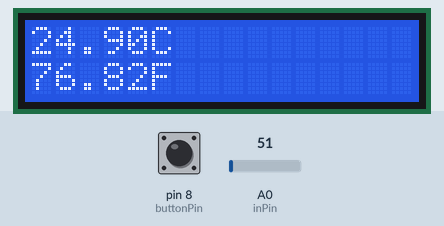
Recording of a sketch running on a simulated Arduino Uno, built with avr-gcc and run on an emulated ATmega328P. On the bench: 16×2 character LCD. The inputs (shaded band) are chosen by the test bench; at power-on: A0 (inPin) = 51, pin 8 (buttonPin) LOW. What the sketch prints to the serial monitor is not drawn.

Above: at 1.2 s.
1.3 s: A0 (inPin) set to 61
At 6.4 s:
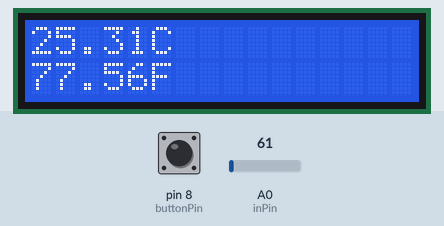
11.5 s: A0 (inPin) set to 71
At 20.9 s:
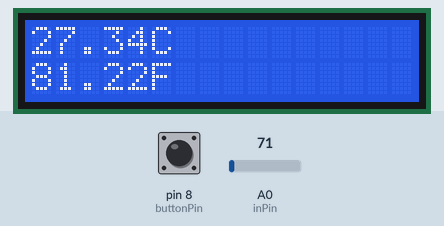
22.3 s: pin 8 (buttonPin) pulled HIGH for 3.2 s
At 26.2 s:
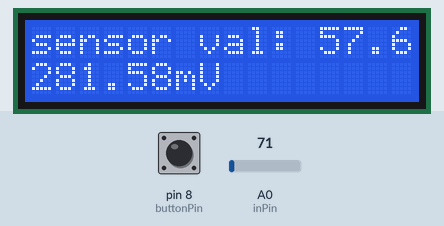
31.6 s: A0 (inPin) set to 86
At 35.4 s:
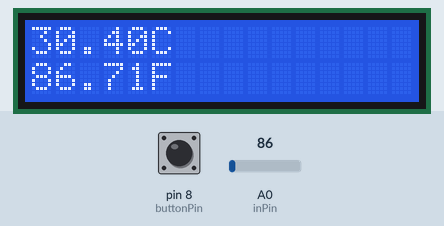
Timing chart, 0 to 36.9 s (numbered marks = the images above; inputs shaded):
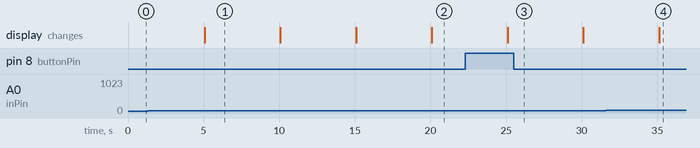

The sketch:

Basic_LCD.ino
```cpp
#include <LiquidCrystal.h>
#include <USBAPI.h>

LiquidCrystal lcd(12, 11, 5, 4, 3, 2); //Digital pins to which you connect the LCD
const int inPin = 0;                   // A0 is where you connect the sensor
const int buttonPin = 8;

const int arrayLength = 12;
int samples[arrayLength];
int sample = 0;

int sampleDelay = 5000;

void setup()
{
    Serial.begin(9600);
    lcd.begin(16,2);
    lcd.print("Initialized");

    pinMode(buttonPin, INPUT);

    for (int i = 0; i < arrayLength; ++i) {
        samples[i] = analogRead(inPin); // read the value from the sensor
    }
}

void sampleLM35()
{
    float value = analogRead(inPin); // read the value from the sensor
    if (sample < arrayLength - 1)
    {
        samples[sample] = value;
        Serial.print("value ");
        Serial.print(sample);
        Serial.print(": ");
        sample++;
        Serial.print(value);
        Serial.print("\n");
    }
    else
    {
        sample = 0;
    }
}

float averageSample()
{
    float sum = 0;
    for (int i = 0; i < arrayLength; ++i) {
        sum += samples[i];
    }
    return sum / arrayLength;
}

void loop()
{
    sampleLM35();
    float value = averageSample();
    Serial.print("avg: ");
    Serial.print(value);
    Serial.print ("     ---     ");
    float millivolts = (value / 1024.0) * 5000;
    if (digitalRead(buttonPin) == HIGH)
    {
        lcd.clear();
        lcd.setCursor(0, 0);
        lcd.print("sensor val: ");
        lcd.print(value);
        lcd.setCursor(0, 1);
        lcd.print(millivolts);
        lcd.print( "mV");
        delay(sampleDelay);
    }
    else {
        lcd.setCursor(0, 1);
        float celsius = millivolts / 10;
        lcd.clear();
        lcd.setCursor(0, 0);
        lcd.print(celsius);
        lcd.print("C");
        lcd.setCursor(0, 1);
        lcd.print((celsius * 9) / 5 + 32); //turning the celsius into fahrehait
        lcd.print("F");
        delay(sampleDelay);
    }
}
```

Basic_LCD_Basic_LCD.ino.cpp
```cpp
// automatically generated by arduino-cmake
#line 1 "/Users/aefreedman/Documents/CLionProjects/Basic_LCD/Basic_LCD.ino"
#include <LiquidCrystal.h>
#include <USBAPI.h>

#line 6 "/Users/aefreedman/Documents/CLionProjects/Basic_LCD/Basic_LCD_Basic_LCD.ino.cpp"
#include "Arduino.h"

//=== START Forward: /Users/aefreedman/Documents/CLionProjects/Basic_LCD/Basic_LCD.ino
 void setup() ;
 void setup() ;
 void sampleLM35() ;
 void sampleLM35() ;
 float averageSample() ;
 float averageSample() ;
 void loop() ;
 void loop() ;
//=== END Forward: /Users/aefreedman/Documents/CLionProjects/Basic_LCD/Basic_LCD.ino
#line 2 "/Users/aefreedman/Documents/CLionProjects/Basic_LCD/Basic_LCD.ino"


LiquidCrystal lcd(12, 11, 5, 4, 3, 2); //Digital pins to which you connect the LCD
const int inPin = 0;                   // A0 is where you connect the sensor
const int buttonPin = 8;

const int arrayLength = 12;
int samples[arrayLength];
int sample = 0;

int sampleDelay = 5000;

void setup()
{
    Serial.begin(9600);
    lcd.begin(16,2);
    lcd.print("Initialized");

    pinMode(buttonPin, INPUT);

    for (int i = 0; i < arrayLength; ++i) {
        samples[i] = analogRead(inPin); // read the value from the sensor
    }
}

void sampleLM35()
{
    float value = analogRead(inPin); // read the value from the sensor
    if (sample < arrayLength - 1)
    {
        samples[sample] = value;
        Serial.print("value ");
        Serial.print(sample);
        Serial.print(": ");
        sample++;
        Serial.print(value);
        Serial.print("\n");
    }
    else
    {
        sample = 0;
    }
}

float averageSample()
{
    float sum = 0;
    for (int i = 0; i < arrayLength; ++i) {
        sum += samples[i];
    }
    return sum / arrayLength;
}

void loop()
{
    sampleLM35();
    float value = averageSample();
    Serial.print("avg: ");
    Serial.print(value);
    Serial.print ("     ---     ");
    float millivolts = (value / 1024.0) * 5000;
    if (digitalRead(buttonPin) == HIGH)
    {
        lcd.clear();
        lcd.setCursor(0, 0);
        lcd.print("sensor val: ");
        lcd.print(value);
        lcd.setCursor(0, 1);
        lcd.print(millivolts);
        lcd.print( "mV");
        delay(sampleDelay);
    }
    else {
        lcd.setCursor(0, 1);
        float celsius = millivolts / 10;
        lcd.clear();
        lcd.setCursor(0, 0);
        lcd.print(celsius);
        lcd.print("C");
        lcd.setCursor(0, 1);
        lcd.print((celsius * 9) / 5 + 32); //turning the celsius into fahrehait
        lcd.print("F");
        delay(sampleDelay);
    }
}
```

Measured:
- after the input at 1.3 s, the display: changes after 3.8 s (image 1)
- after the input at 22.3 s, the display: changes after 2.8 s (image 3)
- what the display in image 1 shows lasts 5.0 s, from 5.1 s to 10.1 s
